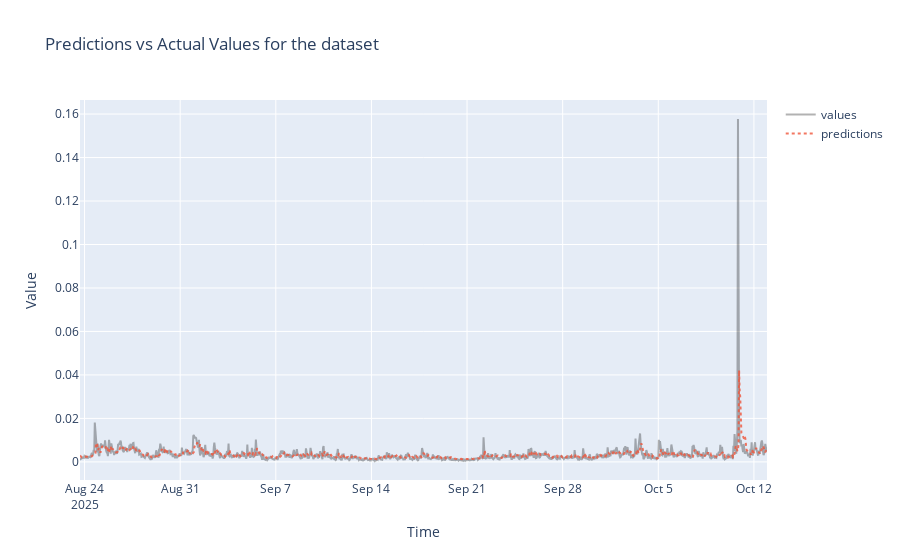

The code cell stored with this chart in its notebook:
### Markdown cell above
### Plot and save results

### Code cell
# plot final predictions
plot_predictions(preds_concat)

### Figure 1 — Plotly figure (JSON) as saved in the notebook; plotly's stock layout.template omitted (floating-point values rounded to 4 significant figures; data arrays with more than 128 entries replaced by an {"elided": "..."} marker saying what was removed)
{"data": [{"line": {"color": "rgba(0,0,0, 0.3)"}, "mode": "lines", "name": "values", "text": {"elided": "1208 str values"}, "type": "scatter", "x": {"elided": "1208 str values"}, "y": {"elided": "1208 float values"}}, {"line": {"dash": "dot"}, "mode": "lines", "name": "predictions", "opacity": 0.8, "text": {"elided": "1208 str values"}, "type": "scatter", "x": {"elided": "1208 str values"}, "y": {"elided": "1208 float values"}}], "layout": {"title": {"text": "Predictions vs Actual Values for the dataset"}, "xaxis": {"ticklen": 5, "title": {"text": "Time"}, "zeroline": false}, "yaxis": {"ticklen": 5, "title": {"text": "Value"}, "zeroline": false}}}
